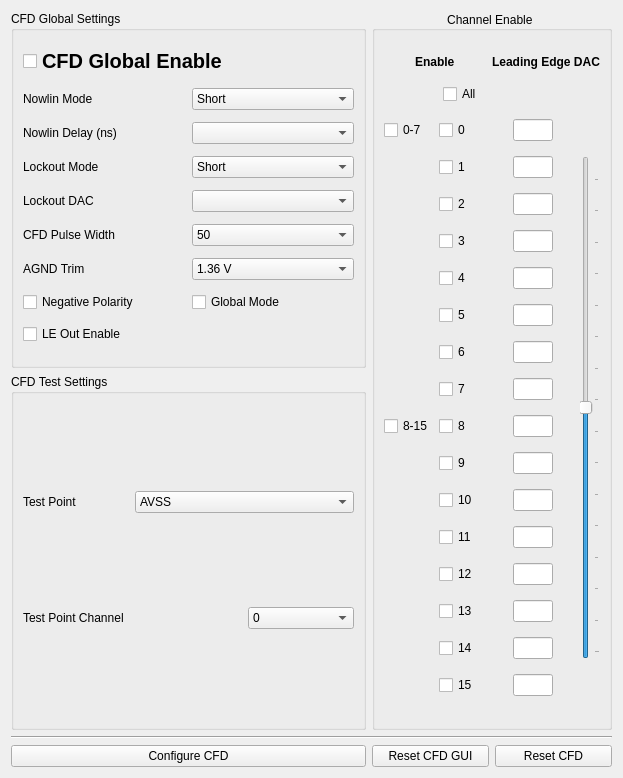
<?xml version="1.0" encoding="UTF-8"?>
<ui version="4.0">
 <class>Widget_Cfd</class>
 <widget class="QWidget" name="Widget_Cfd">
  <property name="geometry">
   <rect>
    <x>0</x>
    <y>0</y>
    <width>623</width>
    <height>778</height>
   </rect>
  </property>
  <property name="windowTitle">
   <string>Form</string>
  </property>
  <layout class="QGridLayout" name="gridLayout_4">
   <item row="0" column="0">
    <widget class="QGroupBox" name="groupBox_cfd_global_settings">
     <property name="enabled">
      <bool>true</bool>
     </property>
     <property name="minimumSize">
      <size>
       <width>241</width>
       <height>321</height>
      </size>
     </property>
     <property name="title">
      <string>CFD Global Settings</string>
     </property>
     <property name="flat">
      <bool>true</bool>
     </property>
     <property name="checkable">
      <bool>false</bool>
     </property>
     <layout class="QGridLayout" name="gridLayout_3">
      <item row="1" column="0">
       <widget class="QLabel" name="label_4">
        <property name="sizePolicy">
         <sizepolicy hsizetype="Expanding" vsizetype="Preferred">
          <horstretch>0</horstretch>
          <verstretch>0</verstretch>
         </sizepolicy>
        </property>
        <property name="text">
         <string>Nowlin Mode</string>
        </property>
       </widget>
      </item>
      <item row="9" column="0">
       <widget class="QCheckBox" name="checkBox_le_out_enable">
        <property name="text">
         <string>LE Out Enable</string>
        </property>
       </widget>
      </item>
      <item row="6" column="0">
       <widget class="QLabel" name="label_13">
        <property name="sizePolicy">
         <sizepolicy hsizetype="Expanding" vsizetype="Preferred">
          <horstretch>0</horstretch>
          <verstretch>0</verstretch>
         </sizepolicy>
        </property>
        <property name="text">
         <string>AGND Trim</string>
        </property>
       </widget>
      </item>
      <item row="4" column="1">
       <widget class="QComboBox" name="comboBox_lockout_dac"/>
      </item>
      <item row="7" column="0">
       <widget class="QCheckBox" name="checkBox_negative_polarity">
        <property name="text">
         <string>Negative Polarity</string>
        </property>
       </widget>
      </item>
      <item row="5" column="1">
       <widget class="QComboBox" name="comboBox_cfd_pulse_width">
        <item>
         <property name="text">
          <string>50</string>
         </property>
        </item>
        <item>
         <property name="text">
          <string>100</string>
         </property>
        </item>
        <item>
         <property name="text">
          <string>200</string>
         </property>
        </item>
        <item>
         <property name="text">
          <string>500</string>
         </property>
        </item>
       </widget>
      </item>
      <item row="2" column="1">
       <widget class="QComboBox" name="comboBox_nowlin_delay">
        <property name="sizePolicy">
         <sizepolicy hsizetype="MinimumExpanding" vsizetype="Fixed">
          <horstretch>0</horstretch>
          <verstretch>0</verstretch>
         </sizepolicy>
        </property>
       </widget>
      </item>
      <item row="4" column="0">
       <widget class="QLabel" name="label_6">
        <property name="text">
         <string>Lockout DAC</string>
        </property>
       </widget>
      </item>
      <item row="3" column="0">
       <widget class="QLabel" name="label_8">
        <property name="sizePolicy">
         <sizepolicy hsizetype="Expanding" vsizetype="Preferred">
          <horstretch>0</horstretch>
          <verstretch>0</verstretch>
         </sizepolicy>
        </property>
        <property name="text">
         <string>Lockout Mode</string>
        </property>
       </widget>
      </item>
      <item row="3" column="1">
       <widget class="QComboBox" name="comboBox_lockout_mode">
        <property name="sizePolicy">
         <sizepolicy hsizetype="MinimumExpanding" vsizetype="Fixed">
          <horstretch>0</horstretch>
          <verstretch>0</verstretch>
         </sizepolicy>
        </property>
        <item>
         <property name="text">
          <string>Short</string>
         </property>
        </item>
        <item>
         <property name="text">
          <string>Long</string>
         </property>
        </item>
        <item>
         <property name="text">
          <string>Disabled</string>
         </property>
        </item>
       </widget>
      </item>
      <item row="5" column="0">
       <widget class="QLabel" name="label_9">
        <property name="sizePolicy">
         <sizepolicy hsizetype="Expanding" vsizetype="Preferred">
          <horstretch>0</horstretch>
          <verstretch>0</verstretch>
         </sizepolicy>
        </property>
        <property name="text">
         <string>CFD Pulse Width</string>
        </property>
       </widget>
      </item>
      <item row="6" column="1">
       <widget class="QComboBox" name="comboBox_agnd_trim">
        <item>
         <property name="text">
          <string>1.36 V</string>
         </property>
        </item>
        <item>
         <property name="text">
          <string>1.43 V</string>
         </property>
        </item>
        <item>
         <property name="text">
          <string>1.49 V</string>
         </property>
        </item>
        <item>
         <property name="text">
          <string>1.56 V</string>
         </property>
        </item>
        <item>
         <property name="text">
          <string>1.63 V</string>
         </property>
        </item>
        <item>
         <property name="text">
          <string>1.69 V</string>
         </property>
        </item>
        <item>
         <property name="text">
          <string>1.77 V</string>
         </property>
        </item>
        <item>
         <property name="text">
          <string>1.84 V</string>
         </property>
        </item>
       </widget>
      </item>
      <item row="0" column="0" colspan="2">
       <widget class="QCheckBox" name="checkBox_cfd_global_enable">
        <property name="font">
         <font>
          <pointsize>15</pointsize>
          <bold>true</bold>
         </font>
        </property>
        <property name="text">
         <string>CFD Global Enable</string>
        </property>
       </widget>
      </item>
      <item row="1" column="1">
       <widget class="QComboBox" name="comboBox_nowlin_mode">
        <property name="sizePolicy">
         <sizepolicy hsizetype="MinimumExpanding" vsizetype="Fixed">
          <horstretch>0</horstretch>
          <verstretch>0</verstretch>
         </sizepolicy>
        </property>
        <item>
         <property name="text">
          <string>Short</string>
         </property>
        </item>
        <item>
         <property name="text">
          <string>Long</string>
         </property>
        </item>
       </widget>
      </item>
      <item row="7" column="1">
       <widget class="QCheckBox" name="checkBox_global_mode">
        <property name="text">
         <string>Global Mode</string>
        </property>
       </widget>
      </item>
      <item row="2" column="0">
       <widget class="QLabel" name="label_5">
        <property name="sizePolicy">
         <sizepolicy hsizetype="Expanding" vsizetype="Preferred">
          <horstretch>0</horstretch>
          <verstretch>0</verstretch>
         </sizepolicy>
        </property>
        <property name="text">
         <string>Nowlin Delay (ns)</string>
        </property>
       </widget>
      </item>
     </layout>
    </widget>
   </item>
   <item row="0" column="1" rowspan="2" colspan="2">
    <widget class="QGroupBox" name="verticalGroupBox">
     <property name="minimumSize">
      <size>
       <width>240</width>
       <height>0</height>
      </size>
     </property>
     <property name="maximumSize">
      <size>
       <width>300</width>
       <height>16777215</height>
      </size>
     </property>
     <property name="title">
      <string>Channel Enable </string>
     </property>
     <property name="alignment">
      <set>Qt::AlignCenter</set>
     </property>
     <property name="flat">
      <bool>false</bool>
     </property>
     <property name="checkable">
      <bool>false</bool>
     </property>
     <layout class="QGridLayout" name="gridLayout">
      <property name="verticalSpacing">
       <number>0</number>
      </property>
      <item row="4" column="2" alignment="Qt::AlignHCenter">
       <widget class="ClickableLineEdit" name="lineEdit_cfd_le_dac_2">
        <property name="maximumSize">
         <size>
          <width>40</width>
          <height>16777215</height>
         </size>
        </property>
        <property name="alignment">
         <set>Qt::AlignCenter</set>
        </property>
       </widget>
      </item>
      <item row="0" column="0" colspan="2" alignment="Qt::AlignHCenter">
       <widget class="QLabel" name="label_34">
        <property name="font">
         <font>
          <bold>true</bold>
         </font>
        </property>
        <property name="text">
         <string>Enable</string>
        </property>
       </widget>
      </item>
      <item row="10" column="0">
       <widget class="QCheckBox" name="checkBox_cfd_channel_enable_8_15">
        <property name="maximumSize">
         <size>
          <width>68</width>
          <height>16777215</height>
         </size>
        </property>
        <property name="text">
         <string>8-15</string>
        </property>
       </widget>
      </item>
      <item row="2" column="0">
       <widget class="QCheckBox" name="checkBox_cfd_channel_enable_0_7">
        <property name="text">
         <string>0-7</string>
        </property>
       </widget>
      </item>
      <item row="5" column="2" alignment="Qt::AlignHCenter">
       <widget class="ClickableLineEdit" name="lineEdit_cfd_le_dac_3">
        <property name="maximumSize">
         <size>
          <width>40</width>
          <height>16777215</height>
         </size>
        </property>
        <property name="alignment">
         <set>Qt::AlignCenter</set>
        </property>
       </widget>
      </item>
      <item row="1" column="1" alignment="Qt::AlignHCenter">
       <widget class="QCheckBox" name="checkBox_cfd_channel_enable_all">
        <property name="text">
         <string>All</string>
        </property>
       </widget>
      </item>
      <item row="14" column="2" alignment="Qt::AlignHCenter">
       <widget class="ClickableLineEdit" name="lineEdit_cfd_le_dac_12">
        <property name="maximumSize">
         <size>
          <width>40</width>
          <height>16777215</height>
         </size>
        </property>
        <property name="alignment">
         <set>Qt::AlignCenter</set>
        </property>
       </widget>
      </item>
      <item row="17" column="2" alignment="Qt::AlignHCenter">
       <widget class="ClickableLineEdit" name="lineEdit_cfd_le_dac_15">
        <property name="maximumSize">
         <size>
          <width>40</width>
          <height>16777215</height>
         </size>
        </property>
        <property name="alignment">
         <set>Qt::AlignCenter</set>
        </property>
       </widget>
      </item>
      <item row="6" column="2" alignment="Qt::AlignHCenter">
       <widget class="ClickableLineEdit" name="lineEdit_cfd_le_dac_4">
        <property name="maximumSize">
         <size>
          <width>40</width>
          <height>16777215</height>
         </size>
        </property>
        <property name="alignment">
         <set>Qt::AlignCenter</set>
        </property>
       </widget>
      </item>
      <item row="7" column="2" alignment="Qt::AlignHCenter">
       <widget class="ClickableLineEdit" name="lineEdit_cfd_le_dac_5">
        <property name="maximumSize">
         <size>
          <width>40</width>
          <height>16777215</height>
         </size>
        </property>
        <property name="alignment">
         <set>Qt::AlignCenter</set>
        </property>
       </widget>
      </item>
      <item row="6" column="1">
       <widget class="QCheckBox" name="checkBox_cfd_channel_enable_4">
        <property name="text">
         <string>4</string>
        </property>
       </widget>
      </item>
      <item row="3" column="3" rowspan="14">
       <widget class="QSlider" name="verticalSlider_cfd_leading_edge_dac_value">
        <property name="minimum">
         <number>-31</number>
        </property>
        <property name="maximum">
         <number>31</number>
        </property>
        <property name="orientation">
         <enum>Qt::Vertical</enum>
        </property>
        <property name="invertedControls">
         <bool>false</bool>
        </property>
        <property name="tickPosition">
         <enum>QSlider::TicksBelow</enum>
        </property>
        <property name="tickInterval">
         <number>4</number>
        </property>
       </widget>
      </item>
      <item row="16" column="1">
       <widget class="QCheckBox" name="checkBox_cfd_channel_enable_14">
        <property name="text">
         <string>14</string>
        </property>
       </widget>
      </item>
      <item row="8" column="1">
       <widget class="QCheckBox" name="checkBox_cfd_channel_enable_6">
        <property name="text">
         <string>6</string>
        </property>
       </widget>
      </item>
      <item row="10" column="1">
       <widget class="QCheckBox" name="checkBox_cfd_channel_enable_8">
        <property name="text">
         <string>8</string>
        </property>
       </widget>
      </item>
      <item row="13" column="2" alignment="Qt::AlignHCenter">
       <widget class="ClickableLineEdit" name="lineEdit_cfd_le_dac_11">
        <property name="maximumSize">
         <size>
          <width>40</width>
          <height>16777215</height>
         </size>
        </property>
        <property name="alignment">
         <set>Qt::AlignCenter</set>
        </property>
       </widget>
      </item>
      <item row="12" column="2" alignment="Qt::AlignHCenter">
       <widget class="ClickableLineEdit" name="lineEdit_cfd_le_dac_10">
        <property name="maximumSize">
         <size>
          <width>40</width>
          <height>16777215</height>
         </size>
        </property>
        <property name="alignment">
         <set>Qt::AlignCenter</set>
        </property>
       </widget>
      </item>
      <item row="15" column="1">
       <widget class="QCheckBox" name="checkBox_cfd_channel_enable_13">
        <property name="text">
         <string>13</string>
        </property>
       </widget>
      </item>
      <item row="4" column="1">
       <widget class="QCheckBox" name="checkBox_cfd_channel_enable_2">
        <property name="text">
         <string>2</string>
        </property>
       </widget>
      </item>
      <item row="0" column="2" colspan="2">
       <widget class="QLabel" name="label_35">
        <property name="sizePolicy">
         <sizepolicy hsizetype="Preferred" vsizetype="Fixed">
          <horstretch>0</horstretch>
          <verstretch>0</verstretch>
         </sizepolicy>
        </property>
        <property name="font">
         <font>
          <bold>true</bold>
         </font>
        </property>
        <property name="text">
         <string>Leading Edge DAC</string>
        </property>
        <property name="wordWrap">
         <bool>false</bool>
        </property>
       </widget>
      </item>
      <item row="17" column="1">
       <widget class="QCheckBox" name="checkBox_cfd_channel_enable_15">
        <property name="text">
         <string>15</string>
        </property>
       </widget>
      </item>
      <item row="3" column="2" alignment="Qt::AlignHCenter">
       <widget class="ClickableLineEdit" name="lineEdit_cfd_le_dac_1">
        <property name="maximumSize">
         <size>
          <width>40</width>
          <height>16777215</height>
         </size>
        </property>
        <property name="alignment">
         <set>Qt::AlignCenter</set>
        </property>
       </widget>
      </item>
      <item row="11" column="2" alignment="Qt::AlignHCenter">
       <widget class="ClickableLineEdit" name="lineEdit_cfd_le_dac_9">
        <property name="maximumSize">
         <size>
          <width>40</width>
          <height>16777215</height>
         </size>
        </property>
        <property name="alignment">
         <set>Qt::AlignCenter</set>
        </property>
       </widget>
      </item>
      <item row="11" column="1">
       <widget class="QCheckBox" name="checkBox_cfd_channel_enable_9">
        <property name="text">
         <string>9</string>
        </property>
       </widget>
      </item>
      <item row="2" column="2" alignment="Qt::AlignHCenter">
       <widget class="ClickableLineEdit" name="lineEdit_cfd_le_dac_0">
        <property name="maximumSize">
         <size>
          <width>40</width>
          <height>16777215</height>
         </size>
        </property>
        <property name="alignment">
         <set>Qt::AlignCenter</set>
        </property>
       </widget>
      </item>
      <item row="13" column="1">
       <widget class="QCheckBox" name="checkBox_cfd_channel_enable_11">
        <property name="text">
         <string>11</string>
        </property>
       </widget>
      </item>
      <item row="5" column="1">
       <widget class="QCheckBox" name="checkBox_cfd_channel_enable_3">
        <property name="text">
         <string>3</string>
        </property>
       </widget>
      </item>
      <item row="10" column="2" alignment="Qt::AlignHCenter">
       <widget class="ClickableLineEdit" name="lineEdit_cfd_le_dac_8">
        <property name="maximumSize">
         <size>
          <width>40</width>
          <height>16777215</height>
         </size>
        </property>
        <property name="alignment">
         <set>Qt::AlignCenter</set>
        </property>
       </widget>
      </item>
      <item row="14" column="1">
       <widget class="QCheckBox" name="checkBox_cfd_channel_enable_12">
        <property name="text">
         <string>12</string>
        </property>
       </widget>
      </item>
      <item row="2" column="1">
       <widget class="QCheckBox" name="checkBox_cfd_channel_enable_0">
        <property name="text">
         <string>0</string>
        </property>
       </widget>
      </item>
      <item row="9" column="1">
       <widget class="QCheckBox" name="checkBox_cfd_channel_enable_7">
        <property name="text">
         <string>7</string>
        </property>
       </widget>
      </item>
      <item row="12" column="1">
       <widget class="QCheckBox" name="checkBox_cfd_channel_enable_10">
        <property name="layoutDirection">
         <enum>Qt::LeftToRight</enum>
        </property>
        <property name="text">
         <string>10</string>
        </property>
       </widget>
      </item>
      <item row="8" column="2" alignment="Qt::AlignHCenter">
       <widget class="ClickableLineEdit" name="lineEdit_cfd_le_dac_6">
        <property name="maximumSize">
         <size>
          <width>40</width>
          <height>16777215</height>
         </size>
        </property>
        <property name="alignment">
         <set>Qt::AlignCenter</set>
        </property>
       </widget>
      </item>
      <item row="16" column="2" alignment="Qt::AlignHCenter">
       <widget class="ClickableLineEdit" name="lineEdit_cfd_le_dac_14">
        <property name="maximumSize">
         <size>
          <width>40</width>
          <height>16777215</height>
         </size>
        </property>
        <property name="alignment">
         <set>Qt::AlignCenter</set>
        </property>
       </widget>
      </item>
      <item row="9" column="2" alignment="Qt::AlignHCenter">
       <widget class="ClickableLineEdit" name="lineEdit_cfd_le_dac_7">
        <property name="maximumSize">
         <size>
          <width>40</width>
          <height>16777215</height>
         </size>
        </property>
        <property name="alignment">
         <set>Qt::AlignCenter</set>
        </property>
       </widget>
      </item>
      <item row="3" column="1">
       <widget class="QCheckBox" name="checkBox_cfd_channel_enable_1">
        <property name="text">
         <string>1</string>
        </property>
       </widget>
      </item>
      <item row="15" column="2" alignment="Qt::AlignHCenter">
       <widget class="ClickableLineEdit" name="lineEdit_cfd_le_dac_13">
        <property name="maximumSize">
         <size>
          <width>40</width>
          <height>16777215</height>
         </size>
        </property>
        <property name="alignment">
         <set>Qt::AlignCenter</set>
        </property>
       </widget>
      </item>
      <item row="7" column="1">
       <widget class="QCheckBox" name="checkBox_cfd_channel_enable_5">
        <property name="text">
         <string>5</string>
        </property>
       </widget>
      </item>
     </layout>
    </widget>
   </item>
   <item row="1" column="0">
    <widget class="QGroupBox" name="groupBox_test_cfd">
     <property name="minimumSize">
      <size>
       <width>283</width>
       <height>0</height>
      </size>
     </property>
     <property name="title">
      <string>CFD Test Settings</string>
     </property>
     <layout class="QGridLayout" name="gridLayout_2">
      <item row="1" column="0" colspan="2">
       <widget class="QLabel" name="label_7">
        <property name="text">
         <string>Test Point Channel</string>
        </property>
       </widget>
      </item>
      <item row="0" column="1" colspan="2">
       <widget class="QComboBox" name="comboBox_cfd_test_point">
        <property name="sizePolicy">
         <sizepolicy hsizetype="Preferred" vsizetype="Fixed">
          <horstretch>0</horstretch>
          <verstretch>0</verstretch>
         </sizepolicy>
        </property>
        <item>
         <property name="text">
          <string>AVSS</string>
         </property>
        </item>
        <item>
         <property name="text">
          <string>lockout pulse</string>
         </property>
        </item>
        <item>
         <property name="text">
          <string>leading edge detector pulse</string>
         </property>
        </item>
        <item>
         <property name="text">
          <string>zero crossing detector pulse</string>
         </property>
        </item>
        <item>
         <property name="text">
          <string>oneshot input</string>
         </property>
        </item>
        <item>
         <property name="text">
          <string>oneshot pulse</string>
         </property>
        </item>
       </widget>
      </item>
      <item row="1" column="2">
       <widget class="QComboBox" name="comboBox_cfd_test_point_channel">
        <item>
         <property name="text">
          <string>0</string>
         </property>
        </item>
        <item>
         <property name="text">
          <string>1</string>
         </property>
        </item>
        <item>
         <property name="text">
          <string>2</string>
         </property>
        </item>
        <item>
         <property name="text">
          <string>3</string>
         </property>
        </item>
        <item>
         <property name="text">
          <string>4</string>
         </property>
        </item>
        <item>
         <property name="text">
          <string>5</string>
         </property>
        </item>
        <item>
         <property name="text">
          <string>6</string>
         </property>
        </item>
        <item>
         <property name="text">
          <string>7</string>
         </property>
        </item>
        <item>
         <property name="text">
          <string>8</string>
         </property>
        </item>
        <item>
         <property name="text">
          <string>9</string>
         </property>
        </item>
        <item>
         <property name="text">
          <string>10</string>
         </property>
        </item>
        <item>
         <property name="text">
          <string>11</string>
         </property>
        </item>
        <item>
         <property name="text">
          <string>12</string>
         </property>
        </item>
        <item>
         <property name="text">
          <string>13</string>
         </property>
        </item>
        <item>
         <property name="text">
          <string>14</string>
         </property>
        </item>
        <item>
         <property name="text">
          <string>15</string>
         </property>
        </item>
       </widget>
      </item>
      <item row="0" column="0">
       <widget class="QLabel" name="label_2">
        <property name="text">
         <string>Test Point</string>
        </property>
       </widget>
      </item>
     </layout>
    </widget>
   </item>
   <item row="2" column="0" colspan="3">
    <widget class="Line" name="line">
     <property name="orientation">
      <enum>Qt::Horizontal</enum>
     </property>
    </widget>
   </item>
   <item row="3" column="0">
    <widget class="QPushButton" name="pushButton">
     <property name="text">
      <string>Configure CFD</string>
     </property>
    </widget>
   </item>
   <item row="3" column="1">
    <widget class="QPushButton" name="pushButton_cfd_reset_gui">
     <property name="text">
      <string>Reset CFD GUI</string>
     </property>
    </widget>
   </item>
   <item row="3" column="2">
    <widget class="QPushButton" name="cfd_pushButton">
     <property name="text">
      <string>Reset CFD</string>
     </property>
    </widget>
   </item>
  </layout>
 </widget>
 <customwidgets>
  <customwidget>
   <class>ClickableLineEdit</class>
   <extends>QLineEdit</extends>
   <header>chipboard_configuration_software/gui/ui_files/qt_ui_modifications</header>
  </customwidget>
 </customwidgets>
 <resources/>
 <connections/>
</ui>
